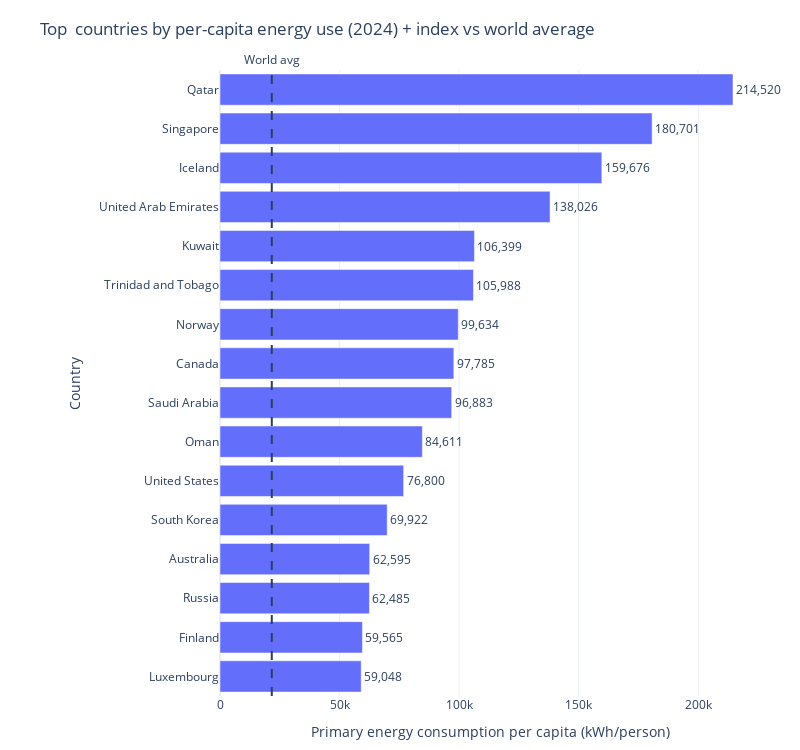

This figure's notebook cell:
### Markdown cell above
<p style="font-family: Arial; font-size: 20px;">
1. Bar Chart: Top 16 Countries by Per-Capita Energy Use (2024)
</p>

<p style="font-family: Arial; font-size: 15px;">
This bar chart presents the top 16 countries with the highest per-capita energy consumption in 2024. Countries are ranked by energy use (kWh per person), enabling direct comparison. The index relative to the world average (World = 100) provides additional context, showing how much each country exceeds the global benchmark. The reference line marking the world average highlights the significant gap between these top countries and typical global energy use levels.
</p>

### Code cell
df_2024 = countries[countries["Year"] == 2024].copy()

# World average（优先用 World 这一行）
world_row = df[(df["Entity"] == "World") & (df["Year"] == 2024)]
world_avg = float(world_row[value_col].iloc[0]) if len(world_row) else float(df_2024[value_col].mean())

df_2024["Index_vs_World_100"] = df_2024[value_col] / world_avg * 100

top16 = df_2024.sort_values(value_col, ascending=False).head(16).copy()

fig1 = px.bar(
    top16,
    x=value_col,
    y="Entity",
    orientation="h",
    text=value_col,  # 在条形末端显示数值（更高级）
    hover_data={
        "Code": True,
        value_col: ":,.0f",
        "Index_vs_World_100": ":.1f"
    },
    labels={
        value_col: "Primary energy consumption per capita (kWh/person)",
        "Entity": "Country"
    },
    title="Top  countries by per-capita energy use (2024) + index vs world average"
)

#  关键：让国家名全部显示、留白够、图高够
fig1.update_layout(
    height=750,                 # 图更高：20个国家更舒服
    margin=dict(l=220, r=40, t=70, b=50),  # 左边加大，长国家名不被裁
    paper_bgcolor="white",
    plot_bgcolor="white"
)

#  强制显示全部 y 轴 label（不省略）
fig1.update_yaxes(
    categoryorder="total ascending",  # 让条形从小到大排列（更直观）
    tickmode="linear"
)

#  美化：条形上的数字格式 & 位置
fig1.update_traces(
    texttemplate="%{x:,.0f}",
    textposition="outside",
    cliponaxis=False,  # 防止 text 被裁掉
    hovertemplate="<b>%{y}</b><br>kWh/person: %{x:,.0f}<br>Index vs World=100: %{customdata[1]:.1f}<extra></extra>"
)

# ⚡ 可选：加“世界平均”参考线
fig1.add_vline(
    x=world_avg,
    line_width=2,
    line_dash="dash",
    annotation_text="World avg",
    annotation_position="top"
)

fig1.show()

### Figure 1 — Plotly figure (JSON) as saved in the notebook; plotly's stock layout.template omitted (floating-point values rounded to 4 significant figures)
{"data": [{"cliponaxis": false, "customdata": [["QAT", 990.7], ["SGP", 834.5], ["ISL", 737.4], ["ARE", 637.4], ["KWT", 491.4], ["TTO", 489.5], ["NOR", 460.1], ["CAN", 451.6], ["SAU", 447.4], ["OMN", 390.7], ["USA", 354.7], ["KOR", 322.9], ["AUS", 289.1], ["RUS", 288.6], ["FIN", 275.1], ["LUX", 272.7]], "hovertemplate": "<b>%{y}</b><br>kWh/person: %{x:,.0f}<br>Index vs World=100: %{customdata[1]:.1f}<extra></extra>", "legendgroup": "", "marker": {"color": "#636efa", "pattern": {"shape": ""}}, "name": "", "orientation": "h", "showlegend": false, "text": [214500.0, 180700.0, 159700.0, 138000.0, 106400.0, 106000.0, 99630.0, 97780.0, 96880.0, 84610.0, 76800.0, 69920.0, 62600.0, 62490.0, 59560.0, 59050.0], "textposition": "outside", "texttemplate": "%{x:,.0f}", "type": "bar", "x": [214500.0, 180700.0, 159700.0, 138000.0, 106400.0, 106000.0, 99630.0, 97780.0, 96880.0, 84610.0, 76800.0, 69920.0, 62600.0, 62490.0, 59560.0, 59050.0], "xaxis": "x", "y": ["Qatar", "Singapore", "Iceland", "United Arab Emirates", "Kuwait", "Trinidad and Tobago", "Norway", "Canada", "Saudi Arabia", "Oman", "United States", "South Korea", "Australia", "Russia", "Finland", "Luxembourg"], "yaxis": "y"}], "layout": {"annotations": [{"showarrow": false, "text": "World avg", "x": 21650.0, "xanchor": "center", "xref": "x", "y": 1, "yanchor": "bottom", "yref": "y domain"}], "barmode": "relative", "height": 750, "legend": {"tracegroupgap": 0}, "margin": {"b": 50, "l": 220, "r": 40, "t": 70}, "paper_bgcolor": "white", "plot_bgcolor": "white", "shapes": [{"line": {"dash": "dash", "width": 2}, "type": "line", "x0": 21650.0, "x1": 21650.0, "xref": "x", "y0": 0, "y1": 1, "yref": "y domain"}], "title": {"text": "Top  countries by per-capita energy use (2024) + index vs world average"}, "width": 800, "xaxis": {"anchor": "y", "domain": [0, 1], "title": {"text": "Primary energy consumption per capita (kWh/person)"}}, "yaxis": {"anchor": "x", "categoryorder": "total ascending", "domain": [0, 1], "tickmode": "linear", "title": {"text": "Country"}}}}
